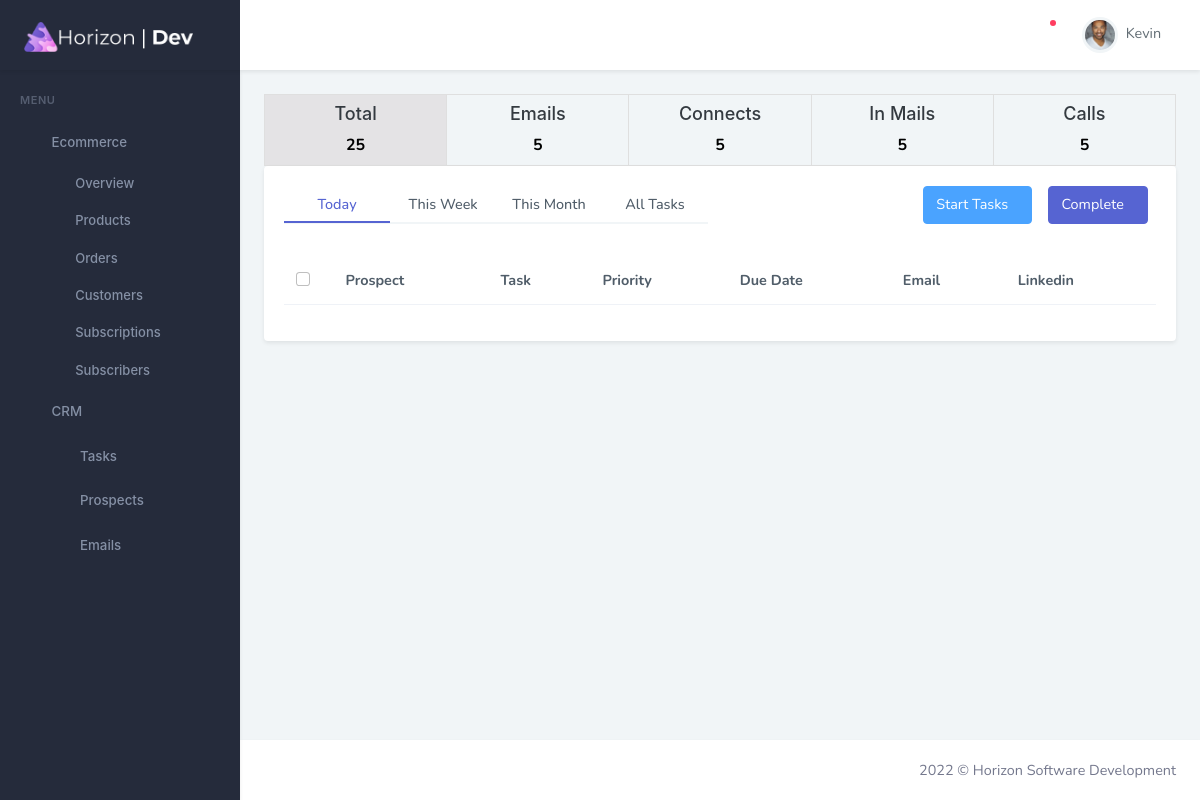
Before: /sales/ with the older database file.
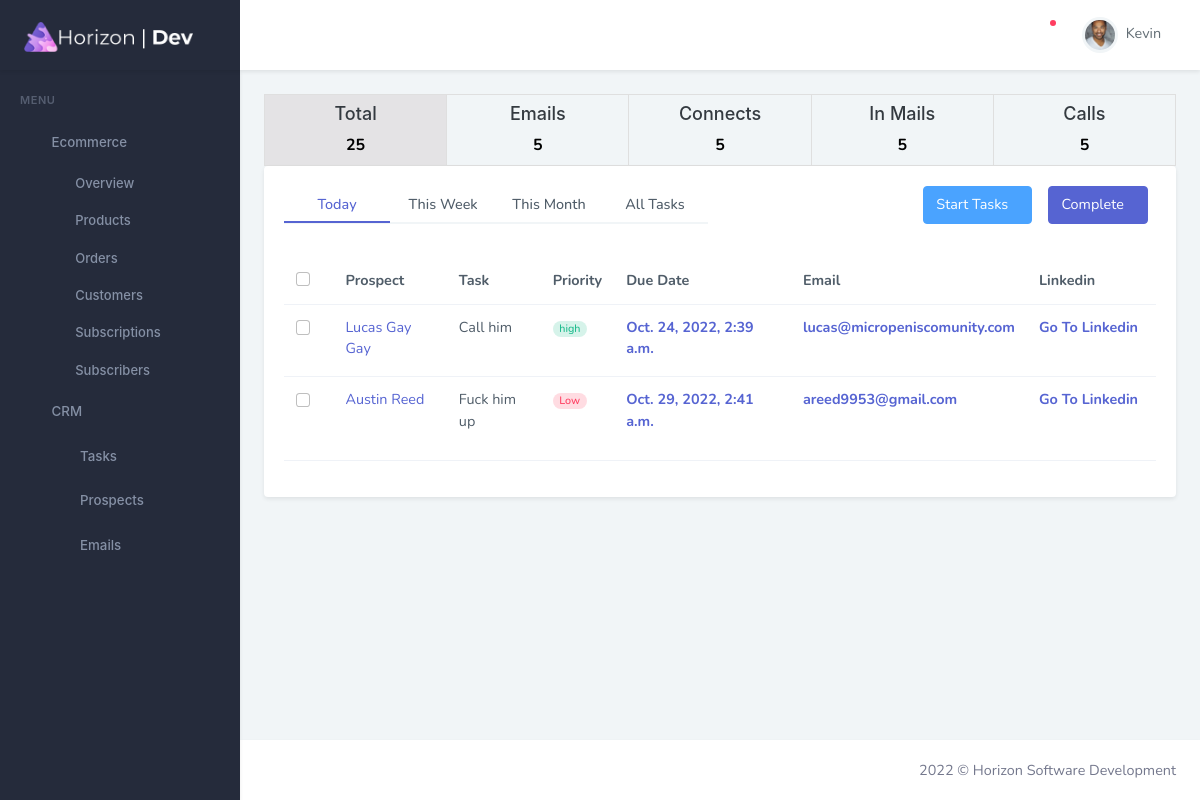
After: the same page with the newer database file.
### crm/models.py (models this page shows, shortened)
class Tasks(models.Model):
    choices = (
        ('Linkedin DM', 'Linkedin DM'),
        ('Email', 'Email'),
        ('Call', 'Call'),
        ('Meeting', 'Meeting'),
        ('Interact', 'Interact'),
        ('Other', 'Other'),
    )
    name = models.CharField(max_length=255, blank=True, null=True)
    task = models.CharField(max_length=255, choices=choices, blank=True, null=True)
    prospect = models.ForeignKey(Prospect, on_delete=models.DO_NOTHING, blank=True, null=True)
    is_closed = models.BooleanField(default=False)
    start_date = models.DateTimeField(blank=True, null=True)
    end_date = models.DateTimeField(blank=True, null=True)
    created_at = models.DateTimeField(auto_now_add=True)
    updated_at = models.DateTimeField(auto_now=True)

class Prospect(models.Model):
    first_name = models.CharField(max_length=255)
    last_name = models.CharField(max_length=255, blank=True)
    company = models.CharField(max_length=255, blank=True)
    email = models.EmailField(max_length=255, blank=True)
    phone = models.CharField(max_length=255, blank=True)
    linkedin = models.URLField(max_length=255, blank=True)
    website = models.URLField(max_length=255, blank=True)
    status = models.ForeignKey(Status, on_delete=models.CASCADE)
    notes = models.ManyToManyField(Notes, blank=True)
    created_at = models.DateTimeField(auto_now_add=True)
    updated_at = models.DateTimeField(auto_now=True)

class Status(models.Model):
    name = models.CharField(max_length=100)

### crm/views.py (the view, shortened to what this page needs)
# urls.py: path('', crmOverview.as_view(), name='crmOverview'),
class crmOverview(View):
    def get(self, request):
        return render(request, 'crm/crm-dash.html', {
            'tasks': Tasks.objects.filter(is_closed=False),
        })

### templates/crm/crm-dash.html (shortened to what this page needs)
{% extends "dashpages/includes/base.html"%}
{% load static %}
{% block css %}<link rel="stylesheet" href="{% static '/dashpages/assets/css/changes.css' %}">{% endblock %}
{% block main %}
<div class="row">
    <div class="col-12">
        <ul class="top-bar">
            <li class="top-bar-item selected"> <h5>Total</h5>25</li>
            <li class="top-bar-item"> <h5>Emails</h5>5</li>
            <li class="top-bar-item"> <h5>Connects</h5>5</li>
            <li class="top-bar-item"> <h5>In Mails</h5>5</li>
            <li class="top-bar-item last-item"> <h5>Calls</h5>5</li>
        </ul>
    </div>
</div>
<div class="row">
    <div class="col-12">
        <div class="card">
            <div class="card-body" >
                <div class="row">
                    <div class="col-6">
                        <ul class="nav nav-tabs nav-tabs-custom nav-justified" role="tablist">
                            <li class="nav-item">
                                <a class="nav-link active" data-bs-toggle="tab" href="#home1" role="tab">
                                    <span class="d-none d-sm-block">Today</span>
                                </a>
                            </li>
                            <li class="nav-item">
                                <a class="nav-link" data-bs-toggle="tab" href="#profile1" role="tab">
                                    <span class="d-none d-sm-block">This Week</span>
                                </a>
                            </li>
                            <li class="nav-item">
                                <a class="nav-link" data-bs-toggle="tab" href="#messages1" role="tab">
                                    <span class="d-none d-sm-block">This Month</span>
                                </a>
                            </li>
                            <li class="nav-item">
                                <a class="nav-link" data-bs-toggle="tab" href="#messages1" role="tab">
                                    <span class="d-none d-sm-block">All Tasks</span>
                                </a>
                            </li>
                        </ul>
                    </div>
                    <div class="col-6 quick-actions">
                        <button type="button" class="btn btn-info quick-actions-item waves-effect waves-light" data-bs-toggle="offcanvas" data-bs-target="#offcanvasRight" aria-controls="offcanvasRight">Start Tasks <i class="ri-play-fill" ></i></button>
                        <button type="button" onclick="tasks.mass_complete()" class="btn btn-primary quick-actions-item" >Complete <i class="ri-check-line"></i></button>
                    </div>
                </div>
                <div class="table-responsive" style="margin-top:2rem;">
                    <table class="table table-centered datatable dt-responsive nowrap" style="border-collapse: collapse; border-spacing: 0; width: 100%;">
                        <thead class="thead-light">
                            <tr>
                                <th style="width: 20px;">
                                    <div class="form-check">
                                        <input type="checkbox" class="form-check-input" onchange="tasks.mass_select('customercheck')" id="customercheck">
                                        <label class="form-check-label mb-0" for="customercheck">&nbsp;</label>
                                    </div>
                                </th>
                                <th>Prospect</th>
                                <th>Task</th>
                                <th>Priority</th>
                                <th>Due Date</th>
                                <th>Email</th>
                                <th>Linkedin</th>
                            </tr>
                        </thead>
                        <tbody>
                            {% for task in tasks %}
                            <tr>
                                <td>
                                    <div class="form-check">
                                        <input type="checkbox" class="form-check-input" id="{{task.id}}">
                                        <label class="form-check-label mb-0" for="{{task.id}}">&nbsp;</label>
                                    </div>
                                </td>
                                <td><a href="prospect/{{task.prospect.id}}/">{{task.prospect.first_name}} {{task.prospect.last_name}}</a></td>
                                <td><p>{{task.name}}</p></td>
                                <td><span class="badge rounded-pill badge-soft-{% if task.prospect.status.name == 'high' %}success{% elif task.prospect.status.name == 'Medium' %}info{% else %}danger{% endif %}">{{task.prospect.status.name}}</span></td>
                                <td><a href="javascript:void(0)" style="font-weight: bold;">{{task.end_date}} <i class="ri-clipboard-line" style="vertical-align: sub;"></i></a></td>
                                <td><a href="mailto:{{task.prospect.email}}" style="font-weight: bold; ">{{task.prospect.email}}</a></td>
                                <td><a href="{{task.prospect.email}}" target="_blank" style="font-weight: bold; ">Go To Linkedin <i class="ri-external-link-line" style="vertical-align: sub;"></i></a></td>
                            </tr>
                            {% endfor %}
                        </tbody>
                    </table>
                </div>
            </div>
        </div>
    </div>
</div>
{% endblock %}

### templates/dashpages/includes/base.html (shortened to what this page needs)
{% load static %}
<!doctype html>
<html lang="en">
    <head>
        <link href="{% static "dashpages/assets/libs/admin-resources/jquery.vectormap/jquery-jvectormap-1.2.2.css" %}" rel="stylesheet" type="text/css" />
        <link href="{% static "dashpages/assets/libs/datatables.net-bs4/css/dataTables.bootstrap4.min.css" %}" rel="stylesheet" type="text/css" />
        <link href="{% static "dashpages/assets/libs/select2/css/select2.min.css" %}" rel="stylesheet" type="text/css" />
        <link rel="stylesheet" href="{% static "dashpages/assets/libs/twitter-bootstrap-wizard/prettify.css" %}">
        <link href="{% static "dashpages/assets/libs/datatables.net-responsive-bs4/css/responsive.bootstrap4.min.css" %}" rel="stylesheet" type="text/css" />
        <link href="{% static "dashpages/assets/libs/dropzone/min/dropzone.min.css" %}" rel="stylesheet" type="text/css" />
        <link href="{% static "dashpages/assets/css/bootstrap.min.css" %}" id="bootstrap-style" rel="stylesheet" type="text/css" />
        <link href="{% static "dashpages/assets/css/icons.min.css" %}" rel="stylesheet" type="text/css" />
        <link href="{% static "dashpages/assets/css/app.min.css" %}" id="app-style" rel="stylesheet" type="text/css" />
        <link href="{% static "dashpages/assets/libs/toastr/build/toastr.min.css" %}" rel="stylesheet" type="text/css" />
        {% block css %}{% endblock %}
    </head>
    <body data-sidebar="dark">
        <div id="layout-wrapper">
            <header id="page-topbar">
                <div class="navbar-header">
                    <div class="d-flex">
                        <div class="navbar-brand-box">
                            <a href="/dashboard" class="logo logo-light">
                                <span class="logo-lg">
                                    <img src="{% static "dashpages/assets/images/logo-light.png" %}" alt="logo-light" height="30">
                                </span>
                            </a>
                        </div>
                        <button type="button" class="btn btn-sm px-3 font-size-24 header-item waves-effect" id="vertical-menu-btn">
                            <i class="ri-menu-2-line align-middle"></i>
                        </button>
                    </div>
                    <div class="d-flex">
                        <div class="dropdown d-none d-lg-inline-block ms-1">
                            <button type="button" class="btn header-item noti-icon waves-effect" data-toggle="fullscreen">
                                <i class="ri-fullscreen-line"></i>
                            </button>
                        </div>
                        <div class="dropdown d-inline-block">
                            <button type="button" class="btn header-item noti-icon waves-effect" id="page-header-notifications-dropdown"
                                data-bs-toggle="dropdown" aria-expanded="false">
                                <i class="ri-notification-3-line"></i>
                                <span class="noti-dot"></span>
                            </button>
                        </div>
                        <div class="dropdown d-inline-block user-dropdown">
                            <button type="button" class="btn header-item waves-effect" id="page-header-user-dropdown"
                                data-bs-toggle="dropdown" aria-haspopup="true" aria-expanded="false">
                                <img class="rounded-circle header-profile-user" src="{% static "dashpages/assets/images/users/avatar-2.jpg" %}"
                                    alt="Header Avatar">
                                <span class="d-none d-xl-inline-block ms-1">Kevin</span>
                                <i class="mdi mdi-chevron-down d-none d-xl-inline-block"></i>
                            </button>
                        </div>
                    </div>
                </div>
            </header>
           {% include "dashpages/includes/sidebar.html" %}
            <div class="main-content">
                <div class="page-content">
                    <div class="container-fluid">
                        {% block main %}{% endblock %}
                    </div>
                </div>
                <footer class="footer">
                    <div class="container-fluid">
                        <div class="row">
                            <div class="col-sm-6">
                            </div>
                            <div class="col-sm-6">
                                <div class="text-sm-end d-none d-sm-block">
                                    <script>document.write(new Date().getFullYear())</script> © Horizon Software Development
                                </div>
                            </div>
                        </div>
                    </div>
                </footer>
            </div>
        </div>
    </body>
    </html>

### templates/dashpages/includes/sidebar.html
 <div class="vertical-menu">
    <div data-simplebar class="h-100">
        <div id="sidebar-menu">
            <ul class="metismenu list-unstyled" id="side-menu">
                <li class="menu-title">Menu</li>
                <li>
                    <a href="javascript: void(0);" class="has-arrow waves-effect">
                        <i class="ri-store-2-line"></i>
                        <span>Ecommerce</span>
                    </a>
                    <ul class="sub-menu" aria-expanded="false">
                        <li><a href="/dashboard/"><i class="ri-bar-chart-fill"></i>Overview</a></li>
                        <li><a href="/dashboard/products/"><i class="ri-archive-fill"></i>Products</a></li>
                        <li><a href="/dashboard/orders/"><i class="ri-shopping-cart-fill"></i>Orders</a></li>
                        <li><a href="/dashboard/customers/"><i class="ri-user-fill"></i>Customers</a></li>
                        <li><a href="/dashboard/subscriptions/"><i class=" ri-ticket-2-fill"></i>Subscriptions</a></li>
                        <li><a href="/dashboard/subscribers/"><i class="ri-exchange-dollar-line"></i>Subscribers</a></li>
                    </ul>
                </li>
                <li>
                    <a href="#" class="has-arrow waves-effect">
                        <i class=" ri-line-chart-fill"></i>
                        <span>CRM</span>
                    </a>
                    <ul class="sub-menu1" aria-expanded="false">
                        <li><a href="/sales/"><i class="ri-checkbox-line"></i>Tasks</a></li>
                        <li><a href="/sales/prospects/"><i class="ri-user-search-line"></i>Prospects</a></li>
                        <li><a href="/sales/emails/"><i class="ri-mail-send-line"></i>Emails</a></li>
                    </ul>
                </li>
            </ul>
        </div>
    </div>
</div>

### core/static/dashpages/assets/css/changes.css (style rules this page uses)
.top-bar { display: flex; justify-content: space-around; list-style: none; padding-left: 0; margin: 0; }
.top-bar-item { text-align: center; width: 100%; border: 1px solid #dfdfdf; border-right: 0px; padding: 0.5rem; font-size: 1rem; font-weight: bolder; color: black; }
.last-item { border-right: 1px solid #dfdfdf; }
.selected { background-color: #e4e3e5; }
.quick-actions { display: flex; justify-content: flex-end; align-items: center; flex-direction: row; }
.quick-actions-item { margin: 0 0.5rem; display: flex; }

Changed rows visible on the page:
added Tasks: prospect.first_name "Lucas", prospect.last_name "Gay Gay", name "Call him", prospect.status.name "high", end_date "Oct. 24, 2022, 2:39 a.m.", prospect.email "lucas@micropeniscomunity.com"
added Tasks: prospect.first_name "Austin", prospect.last_name "Reed", name "Fuck him up", prospect.status.name "Low", end_date "Oct. 29, 2022, 2:41 a.m.", prospect.email "areed9953@gmail.com"
